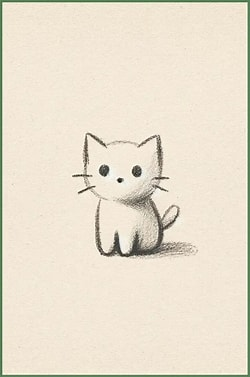
#> input picture data/uploads/OIP_(1).jpg, 250 x 377 px; its folder holds only this picture in this run
$ python -i image_processor.py   (imports and definitions only)
#> lines starting #> are read from the running program, lines starting #| are printed output that depends on the picture; after the words box and inside, x2 and y2 are one past the last pixel; in counts of white or black regions, pixels touching at a corner belong together
"""
image_processor.py

Computer Vision extraction and Intermediate Representation (IR) module.
Extracts pixel-space strokes on a standardized 480x480 canvas (top-left origin,
X right, Y down). Outputs versioned contour JSON with full scaling, padding,
and simplification deviation metadata.
"""

from dataclasses import dataclass, field, asdict
import json
import math
import os
from typing import Any, Dict, List, Optional, Tuple, Union

import cv2
import numpy as np

from src.config import VisionConfig, DEFAULT_VISION_CONFIG


@dataclass
class SimplificationStats:
    """Quantitative fidelity metrics for Douglas-Peucker polygon simplification."""
    raw_points_count: int = 0
    simplified_points_count: int = 0
    compression_ratio: float = 0.0
    max_deviation_px: float = 0.0
    mean_deviation_px: float = 0.0

    def to_dict(self) -> Dict[str, Any]:
        return asdict(self)


@dataclass
class ContourMetadata:
    """Metadata detailing source image dimensions, letterbox transform, and extraction mode."""
    version: str = "1.0"
    source_image: str = ""
    original_shape: Tuple[int, int] = (0, 0)   # (height, width)
    canvas_size: Tuple[int, int] = (480, 480)  # (width, height)
    scale: float = 1.0
    pad_x: float = 0.0
    pad_y: float = 0.0
    mode: str = "canny"                        # "boundary", "canny", or "skeleton"
    simplification_epsilon: float = 1.5
    simplification_stats: SimplificationStats = field(default_factory=SimplificationStats)

    # [5 lines left out: function to_dict, not called in this run]


@dataclass
class StrokeIR:
    """
    Intermediate Representation (IR) containing pixel-space strokes
    and versioned metadata on the standardized canvas.
    """
    metadata: ContourMetadata
    strokes: List[List[Tuple[float, float]]]  # List of strokes; each stroke is [(x, y), ...]

    @property
    def version(self) -> str:
        return self.metadata.version

    # [56 lines left out: functions to_dict, to_json, from_dict, from_json, not called in this run]


def point_to_segment_distance(
    px: float, py: float, ax: float, ay: float, bx: float, by: float
) -> float:
    """Calculate the Euclidean distance from point P to line segment AB."""
    dx = bx - ax
    dy = by - ay
    seg_len_sq = dx * dx + dy * dy
    if seg_len_sq < 1e-12:
        return math.hypot(px - ax, py - ay)
    t = ((px - ax) * dx + (py - ay) * dy) / seg_len_sq
    t = max(0.0, min(1.0, t))
    proj_x = ax + t * dx
    proj_y = ay + t * dy
    return math.hypot(px - proj_x, py - proj_y)


def compute_simplification_deviation(
    raw_points: np.ndarray,
    simplified_points: np.ndarray,
    is_closed: bool = False,
) -> Tuple[float, float]:
    """
    Compute maximum and mean perpendicular deviation from raw points to simplified polyline.

    Parameters:
        raw_points: (N, 2) array of original curve coordinates.
        simplified_points: (M, 2) array of simplified polygon coordinates.
        is_closed: If True, include the closing segment between the last and first vertices.

    Returns:
        (max_deviation_px, mean_deviation_px)
    """
    if len(raw_points) == 0:
        return 0.0, 0.0
    if len(simplified_points) < 2:
        if len(simplified_points) == 1:
            diffs = raw_points - simplified_points[0]
            dists = np.hypot(diffs[:, 0], diffs[:, 1])
            return float(np.max(dists)), float(np.mean(dists))
        return 0.0, 0.0

    poly = simplified_points
    if is_closed and not np.array_equal(poly[0], poly[-1]):
        poly = np.vstack([poly, poly[0]])

    segs = [
        (poly[i][0], poly[i][1],
         poly[i + 1][0], poly[i + 1][1])
        for i in range(len(poly) - 1)
    ]

    total_deviation = 0.0
    max_deviation = 0.0

    for pt in raw_points:
        px, py = float(pt[0]), float(pt[1])
        min_d = min(
            point_to_segment_distance(px, py, seg[0], seg[1], seg[2], seg[3])
            for seg in segs
        )
        if min_d > max_deviation:
            max_deviation = min_d
        total_deviation += min_d

    mean_deviation = total_deviation / len(raw_points)
    return float(max_deviation), float(mean_deviation)


class ImageProcessor:
    """
    Extracts vectorized drawing strokes from images using configurable CV pipelines.
    Supports Boundary contours, Canny edges, and Morphological Skeletonization modes.
    """

    def __init__(self, config: VisionConfig = DEFAULT_VISION_CONFIG):
        self.config = config

    def resize_and_pad(
        self, image: np.ndarray
    ) -> Tuple[np.ndarray, float, float, float]:
        """
        Scale image to fit within target canvas without aspect ratio distortion,
        padding borders with 255 (white background).

        Returns:
            (canvas_image, scale, pad_x, pad_y)
        """
        orig_h, orig_w = image.shape[:2]
        target_w = self.config.canvas_width
        target_h = self.config.canvas_height

        scale = min(target_w / orig_w, target_h / orig_h)
        new_w = int(round(orig_w * scale))
        new_h = int(round(orig_h * scale))

        interp = cv2.INTER_AREA if scale < 1.0 else cv2.INTER_LINEAR
        resized = cv2.resize(image, (new_w, new_h), interpolation=interp)

        pad_x = (target_w - new_w) / 2.0
        pad_y = (target_h - new_h) / 2.0

        top = int(math.floor(pad_y))
        bottom = target_h - new_h - top
        left = int(math.floor(pad_x))
        right = target_w - new_w - left

        # Border color white (255) for both grayscale and color
        border_val = [255, 255, 255] if image.ndim == 3 else 255
        canvas = cv2.copyMakeBorder(
            resized, top, bottom, left, right,
            borderType=cv2.BORDER_CONSTANT, value=border_val
        )

        return canvas, scale, float(left), float(top)

    def preprocess_grayscale(self, image: np.ndarray) -> np.ndarray:
        """Convert to grayscale and apply Gaussian smoothing."""
        if image.ndim == 3:
            gray = cv2.cvtColor(image, cv2.COLOR_BGR2GRAY)
        else:
            gray = image.copy()

        k = self.config.blur_kernel_size
        if k > 1:
            gray = cv2.GaussianBlur(gray, (k, k), self.config.blur_sigma)
        return gray

    # [27 lines left out: function extract_boundary_contours, not called in this run]

    def extract_canny_contours(self, gray: np.ndarray) -> List[np.ndarray]:
        """
        Extract boundary edge contours using Canny edge detection.
        """
        edges = cv2.Canny(
            gray,
            self.config.canny_threshold_low,
            self.config.canny_threshold_high,
        )

        contours, _ = cv2.findContours(
            edges, cv2.RETR_LIST, cv2.CHAIN_APPROX_NONE
        )

        valid_contours = []
        for cnt in contours:
            pts = cnt.reshape(-1, 2)
            arc_len = cv2.arcLength(cnt, False)
            if arc_len >= self.config.min_contour_length_px and len(pts) >= 3:
                valid_contours.append(pts)

        return valid_contours

    # [106 lines left out: functions extract_skeleton_contours, _trace_skeleton_paths, not called in this run]

    def simplify_strokes(
        self, raw_strokes: List[np.ndarray], epsilon: float
    ) -> Tuple[List[List[Tuple[float, float]]], SimplificationStats]:
        """
        Simplify raw pixel contours using the Douglas-Peucker algorithm
        and compute aggregate deviation statistics.
        """
        simplified_strokes: List[List[Tuple[float, float]]] = []
        total_raw_points = 0
        total_simplified_points = 0
        max_dev_overall = 0.0
        weighted_dev_sum = 0.0

        for raw in raw_strokes:
            raw_pts = raw.astype(np.float32)
            n_raw = len(raw_pts)
            total_raw_points += n_raw

            is_closed = np.array_equal(raw_pts[0], raw_pts[-1]) and n_raw > 2

            cnt_cv = raw_pts.reshape((-1, 1, 2))
            poly = cv2.approxPolyDP(cnt_cv, epsilon, is_closed).reshape((-1, 2))

            # If contour was closed, ensure polyline also explicitly forms a closed loop
            if is_closed and len(poly) > 2 and not np.array_equal(poly[0], poly[-1]):
                poly = np.vstack([poly, poly[0]])

            n_sim = len(poly)
            total_simplified_points += n_sim

            max_d, mean_d = compute_simplification_deviation(raw_pts, poly, is_closed=is_closed)
            if max_d > max_dev_overall:
                max_dev_overall = max_d
            weighted_dev_sum += mean_d * n_raw

            simplified_strokes.append(
                [(float(pt[0]), float(pt[1])) for pt in poly]
            )

        mean_dev_overall = (
            weighted_dev_sum / total_raw_points if total_raw_points > 0 else 0.0
        )
        compression = (
            1.0 - (total_simplified_points / total_raw_points)
            if total_raw_points > 0 else 0.0
        )

        stats = SimplificationStats(
            raw_points_count=total_raw_points,
            simplified_points_count=total_simplified_points,
            compression_ratio=round(compression, 4),
            max_deviation_px=round(max_dev_overall, 3),
            mean_deviation_px=round(mean_dev_overall, 3),
        )

        return simplified_strokes, stats

    def process_image(
        self,
        image_or_path: Union[str, np.ndarray],
        mode: Optional[str] = None,
        epsilon: Optional[float] = None,
    ) -> StrokeIR:
        """
        Process an input image and generate the versioned StrokeIR.

        Parameters:
            image_or_path: Filepath or NumPy image array.
            mode: Extraction mode ("boundary", "canny", "skeleton").
            epsilon: Douglas-Peucker simplification tolerance in pixels.

        Returns:
            StrokeIR dataclass with canvas-pixel coordinates and full metadata.
        """
#> called with image_or_path = '../../data/uploads/OIP_(1).jpg'
        target_mode = mode if mode is not None else self.config.default_mode
        if target_mode not in ("boundary", "canny", "skeleton"):
            raise ValueError(
                f"Invalid mode '{target_mode}'. Must be 'boundary', 'canny', or 'skeleton'."
            )

        target_eps = (
            epsilon if epsilon is not None
            else self.config.simplification_epsilon_px
        )

        source_name = ""
        if isinstance(image_or_path, str):
            source_name = os.path.basename(image_or_path)
            if not os.path.exists(image_or_path):
                raise FileNotFoundError(f"Image file not found: {image_or_path}")
            img = cv2.imread(image_or_path)
#> img is the input picture: shape (377, 250, 3); mean B, G, R 207.4, 224.6, 233.7
            if img is None:
                raise ValueError(f"Failed to decode image from: {image_or_path}")
        elif isinstance(image_or_path, np.ndarray):
            img = image_or_path.copy()
            source_name = "in_memory_array"
        else:
            raise TypeError("image_or_path must be a file path string or numpy ndarray.")

        orig_shape = (img.shape[0], img.shape[1])
#> orig_shape = (377, 250)

        # 1. Resize and letterbox/pad to canvas (480x480)
        canvas_img, scale, pad_x, pad_y = self.resize_and_pad(img)
#> in resize_and_pad, `resized = cv2.resize(image, (new_w, new_h), interpolation=interp)`:
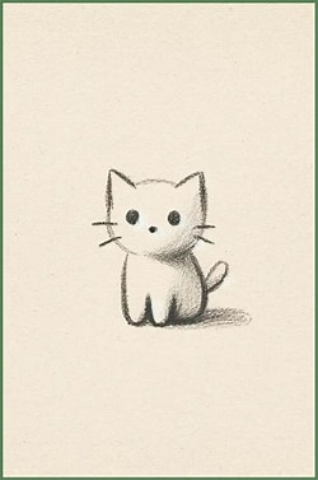
#> resized: shape (480, 318, 3); mean B, G, R 207.3, 224.5, 233.7
#> in resize_and_pad, `canvas = cv2.copyMakeBorder( resized, top, bottom, left, right, border..`:
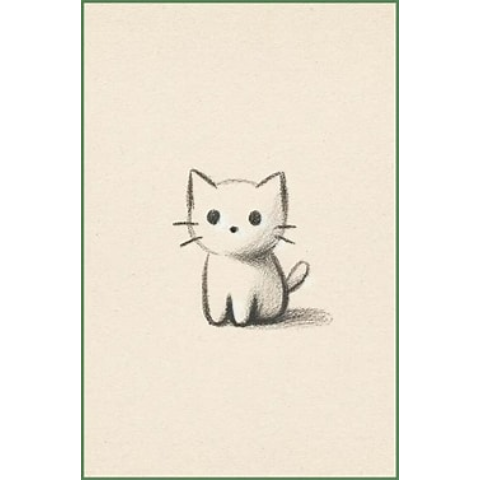
#> canvas: shape (480, 480, 3); mean B, G, R 223.4, 234.8, 240.9
#> scale = 1.27; pad_x = 81; pad_y = 0

        # 2. Preprocess grayscale and smoothing
        gray = self.preprocess_grayscale(canvas_img)
#> in preprocess_grayscale, `gray = cv2.cvtColor(image, cv2.COLOR_BGR2GRAY)`:
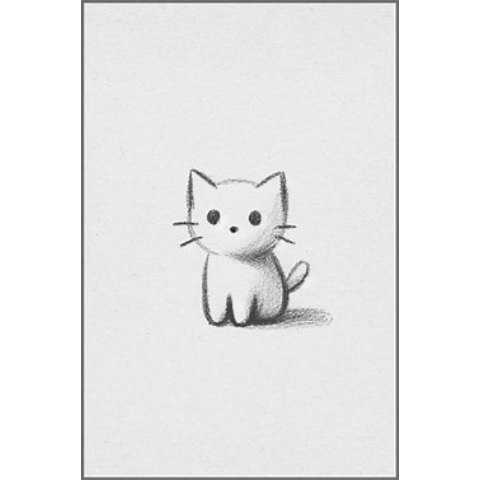
#> gray: shape (480, 480); min 27, max 255, mean 235.4

        # 3. Extract raw contours according to selected mode
        if target_mode == "boundary":
            raw_contours = self.extract_boundary_contours(gray)
        elif target_mode == "canny":
            raw_contours = self.extract_canny_contours(gray)
#> in extract_canny_contours, `edges = cv2.Canny( gray, self.config.canny_threshold_low, self.config...`:
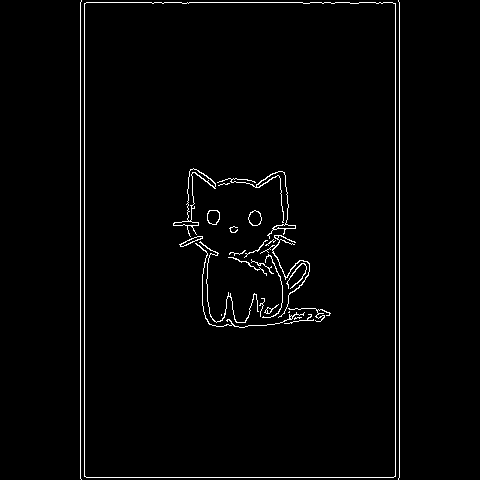
#> edges: shape (480, 480); 2% white in thin lines or dots, all inside (x1, y1, x2, y2) = (80, 0, 400, 480)
#> in extract_canny_contours, `contours, _ = cv2.findContours( edges, cv2.RETR_LIST, cv2.CHAIN_APPROX..`: contours = 39 contours, 21 with area under 20; largest, box (x1, y1, x2, y2) and area: (84, 2, 396, 478) 147681, (84, 2, 396, 478) 147679, (173, 168, 216, 237) 419, (187, 168, 216, 222) 296, (248, 210, 262, 226) 150
#> the loop in extract_canny_contours, `for cnt in contours:` made 39 passes
#> arc_len on passes 1, 2, 3, 6, 7, 8, 9, 10, 12, 13, 14, 15: 16.49, 9.07, 82.46, 8.66, 174.2, 15.9, 37.46, 53.63, 133.8, 72.01, 101.3, 185.3
#> (pts, arc_len) on passes 4, 5, 11: ([[221, 314], [221, 315]], 1), ([[289, 311], [288, 312], [289, 312]], 2.41), ([[258, 264], [259, 263], [260, 264], [259, 265]], 4.24)
#> after the loop in extract_canny_contours, `for cnt in contours:`: valid_contours = 33 items
#> raw_contours = 33 items
        elif target_mode == "skeleton":
            raw_contours = self.extract_skeleton_contours(gray)

        # 4. Polygon simplification and deviation tracking
        simplified_strokes, stats = self.simplify_strokes(raw_contours, target_eps)
#> the loop in simplify_strokes, `for raw in raw_strokes:` made 33 passes
#> (n_raw, total_raw_points, is_closed, n_sim, total_simplified_points) on pass 1: (15, 15, False, 4, 4)
#> (n_raw, total_raw_points, is_closed, n_sim, total_simplified_points) on pass 2: (76, 91, False, 8, 12)

        # 5. Assemble versioned metadata and StrokeIR
        metadata = ContourMetadata(
            version="1.0",
            source_image=source_name,
            original_shape=orig_shape,
            canvas_size=(self.config.canvas_width, self.config.canvas_height),
            scale=round(scale, 5),
            pad_x=round(pad_x, 2),
            pad_y=round(pad_y, 2),
            mode=target_mode,
            simplification_epsilon=round(target_eps, 2),
            simplification_stats=stats,
        )

        return StrokeIR(metadata=metadata, strokes=simplified_strokes)

>>> result = ImageProcessor().process_image('../../data/uploads/OIP_(1).jpg')
